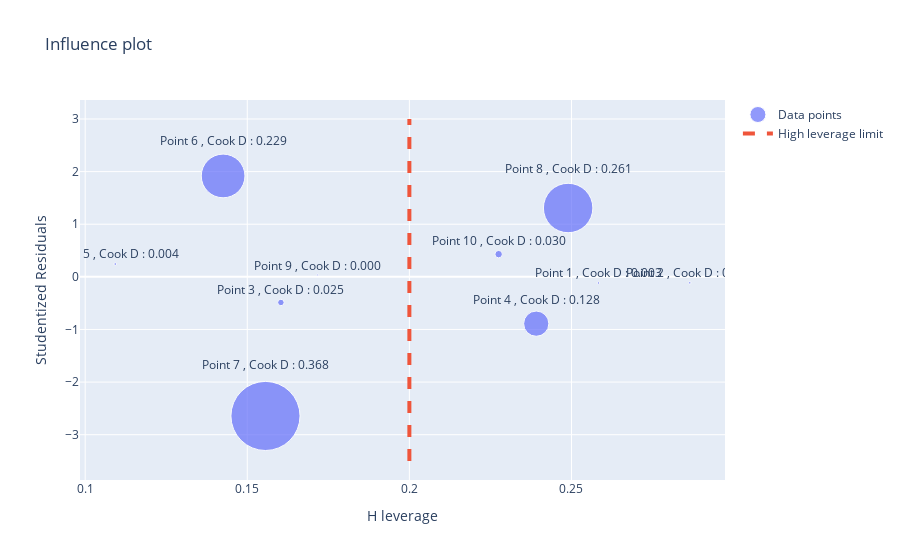

Notebook cell for this chart:
### Code cell
configure_plotly_browser_state()
studentized_residuals = influence.resid_studentized_external

cook = influence.cooks_distance[0]
# Scaling bizarre dans la fonction influence_plot de statsmodels
# qu'on essaie de reproduire ici
size=48
old_range = np.ptp(cook)
new_range = size**2 - 8**2
psize = (cook - cook.min()) * new_range/old_range + 8**2

trace = Scatter(
    x=leverage,
    y=studentized_residuals,
    mode='markers+text',
    marker_size=0.03*psize,
    name="Data points",
    text=[f"Point {i+1} , Cook D : {cook[i]:.3f}" for i in range(10)],
    textposition="top center"
)
trace2 = Scatter(
    x=[sum(leverage)/len(leverage),sum(leverage)/len(leverage)+1e-10],
    y=[-3.5,3.],
    mode='lines',
    line=dict(width=4,dash='dash'),
    name="High leverage limit",
)
fig = dict(data=[trace,trace2], layout={})
fig['layout']['xaxis'] = dict(title='H leverage')
fig['layout']['yaxis'] = dict(title='Studentized Residuals')
fig['layout']['title'] = dict(text='Influence plot')

iplot(fig)

### Figure 1 — Plotly figure (JSON) as saved in the notebook; plotly's stock layout.template omitted (floating-point values rounded to 4 significant figures)
{"data": [{"textposition": "top center", "name": "Data points", "text": ["Point 1 , Cook D : 0.003", "Point 2 , Cook D : 0.003", "Point 3 , Cook D : 0.025", "Point 4 , Cook D : 0.128", "Point 5 , Cook D : 0.004", "Point 6 , Cook D : 0.229", "Point 7 , Cook D : 0.368", "Point 8 , Cook D : 0.261", "Point 9 , Cook D : 0.000", "Point 10 , Cook D : 0.030"], "y": [-0.1167, -0.1141, -0.487, -0.89, 0.2435, 1.918, -2.644, 1.308, 0.03611, 0.4311], "mode": "markers+text", "marker": {"size": [2.385, 2.436, 6.462, 25.22, 2.644, 43.7, 69.12, 49.45, 1.92, 7.454]}, "x": [0.2583, 0.2865, 0.1604, 0.2391, 0.1093, 0.1425, 0.1556, 0.249, 0.1717, 0.2275], "type": "scatter"}, {"name": "High leverage limit", "mode": "lines", "y": [-3.5, 3], "x": [0.2, 0.2], "line": {"dash": "dash", "width": 4}, "type": "scatter"}], "layout": {"yaxis": {"title": {"text": "Studentized Residuals"}}, "xaxis": {"title": {"text": "H leverage"}}, "title": {"text": "Influence plot"}}}
